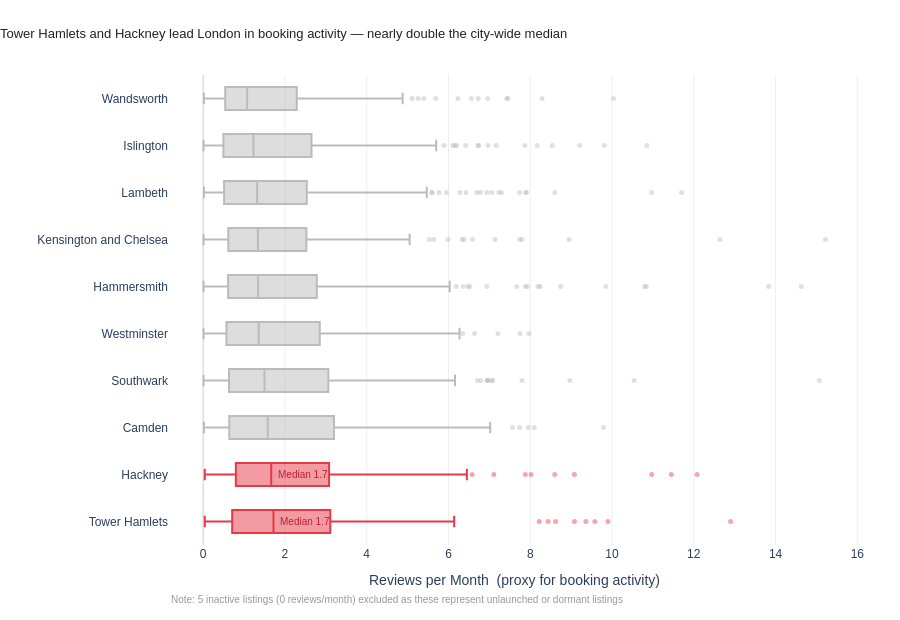

Notebook cell for this chart:
### Markdown cell above
## Task 2 — Box plot: listing activity by borough

**What to build:** A **horizontal box plot** comparing listing activity (reviews per month) across London boroughs — reviews per month is a proxy for how frequently a listing is booked.

**Requirements:**
- Horizontal orientation (borough names are long)
- Sorted by median reviews per month (most active at top)
- Highlight the **two most active** boroughs in a different colour
- Outliers shown as individual points
- Insight title naming the two busiest boroughs

> 💡 Some listings have zero reviews — these are new or inactive listings. Filter them out with before plotting

### Code cell
# Task 2
# YOUR CODE HERE

df_active = df_cap[df_cap['reviews_per_month'] > 0].copy()

borough_col = 'neighbourhood'

median_order = (
    df_active.groupby(borough_col)['reviews_per_month']
    .median()
    .sort_values(ascending=True)   # ascending=True → highest value plots at top in horizontal
    .index.tolist()
)

top2 = median_order[-2:]   # two most active

color_map = {b: ('#E63946' if b in top2 else '#BBBBBB') for b in median_order}

fig2 = px.box(
    df_active,
    y=borough_col,
    x='reviews_per_month',
    color=borough_col,
    color_discrete_map=color_map,
    orientation='h',
    points='outliers',
    category_orders={borough_col: median_order},
    labels={
        'reviews_per_month': 'Reviews per Month  (proxy for booking activity)',
        borough_col: '',
    },
    height=620,
)

fig2.update_traces(showlegend=False)

fig2.update_traces(
    marker=dict(opacity=0.45, size=5),
)

for b in top2:
    med_val = df_active.loc[df_active[borough_col] == b, 'reviews_per_month'].median()
    fig2.add_annotation(
        x=med_val + 0.12,
        y=b,
        text=f"Median {med_val:.1f}",
        showarrow=False,
        font=dict(color='#C0202E', size=10, family='Arial'),
        xanchor='left',
        yanchor='middle',
    )

n_removed = len(df[df['reviews_per_month'] == 0])
fig2.add_annotation(
    x=0, y=-0.10,
    xref='paper', yref='paper',
    text=f"Note: {n_removed} inactive listings (0 reviews/month) excluded as these represent unlaunched or dormant listings",
    font=dict(size=10, color='#999999', family='Arial'),
    showarrow=False,
    xanchor='left',
    yanchor='top',
)

fig2.update_layout(
    title=dict(
        text=(
            f"{top2[-1]} and {top2[-2]} lead London in booking activity "
            "— nearly double the city-wide median"
        ),
        font=dict(size=13, family='Arial', color='#222222'),
        x=0,
        xanchor='left',
    ),
    plot_bgcolor='white',
    paper_bgcolor='white',
    font=dict(family='Arial', size=12),
    xaxis=dict(
        gridcolor='#EEEEEE',
        title='Reviews per Month  (proxy for booking activity)',
        zeroline=True,
        zerolinecolor='#CCCCCC',
        zerolinewidth=1,
    ),
    yaxis=dict(showgrid=False),
    margin=dict(l=160, r=40, t=75, b=75),
)

fig2.show()

### Figure 1 — Plotly figure (JSON) as saved in the notebook; plotly's stock layout.template omitted (floating-point values rounded to 4 significant figures; data arrays with more than 128 entries replaced by an {"elided": "..."} marker saying what was removed)
{"data": [{"alignmentgroup": "True", "boxpoints": "outliers", "hovertemplate": "=%{y}<br>Reviews per Month  (proxy for booking activity)=%{x}<extra></extra>", "legendgroup": "Wandsworth", "marker": {"color": "#BBBBBB", "opacity": 0.45, "size": 5}, "name": "Wandsworth", "notched": false, "offsetgroup": "Wandsworth", "orientation": "h", "showlegend": false, "type": "box", "x": {"elided": "222 float values"}, "x0": " ", "xaxis": "x", "y": {"elided": "222 str values"}, "y0": " ", "yaxis": "y"}, {"alignmentgroup": "True", "boxpoints": "outliers", "hovertemplate": "=%{y}<br>Reviews per Month  (proxy for booking activity)=%{x}<extra></extra>", "legendgroup": "Islington", "marker": {"color": "#BBBBBB", "opacity": 0.45, "size": 5}, "name": "Islington", "notched": false, "offsetgroup": "Islington", "orientation": "h", "showlegend": false, "type": "box", "x": {"elided": "232 float values"}, "x0": " ", "xaxis": "x", "y": {"elided": "232 str values"}, "y0": " ", "yaxis": "y"}, {"alignmentgroup": "True", "boxpoints": "outliers", "hovertemplate": "=%{y}<br>Reviews per Month  (proxy for booking activity)=%{x}<extra></extra>", "legendgroup": "Lambeth", "marker": {"color": "#BBBBBB", "opacity": 0.45, "size": 5}, "name": "Lambeth", "notched": false, "offsetgroup": "Lambeth", "orientation": "h", "showlegend": false, "type": "box", "x": {"elided": "243 float values"}, "x0": " ", "xaxis": "x", "y": {"elided": "243 str values"}, "y0": " ", "yaxis": "y"}, {"alignmentgroup": "True", "boxpoints": "outliers", "hovertemplate": "=%{y}<br>Reviews per Month  (proxy for booking activity)=%{x}<extra></extra>", "legendgroup": "Kensington and Chelsea", "marker": {"color": "#BBBBBB", "opacity": 0.45, "size": 5}, "name": "Kensington and Chelsea", "notched": false, "offsetgroup": "Kensington and Chelsea", "orientation": "h", "showlegend": false, "type": "box", "x": {"elided": "213 float values"}, "x0": " ", "xaxis": "x", "y": {"elided": "213 str values"}, "y0": " ", "yaxis": "y"}, {"alignmentgroup": "True", "boxpoints": "outliers", "hovertemplate": "=%{y}<br>Reviews per Month  (proxy for booking activity)=%{x}<extra></extra>", "legendgroup": "Hammersmith", "marker": {"color": "#BBBBBB", "opacity": 0.45, "size": 5}, "name": "Hammersmith", "notched": false, "offsetgroup": "Hammersmith", "orientation": "h", "showlegend": false, "type": "box", "x": {"elided": "234 float values"}, "x0": " ", "xaxis": "x", "y": {"elided": "234 str values"}, "y0": " ", "yaxis": "y"}, {"alignmentgroup": "True", "boxpoints": "outliers", "hovertemplate": "=%{y}<br>Reviews per Month  (proxy for booking activity)=%{x}<extra></extra>", "legendgroup": "Westminster", "marker": {"color": "#BBBBBB", "opacity": 0.45, "size": 5}, "name": "Westminster", "notched": false, "offsetgroup": "Westminster", "orientation": "h", "showlegend": false, "type": "box", "x": {"elided": "231 float values"}, "x0": " ", "xaxis": "x", "y": {"elided": "231 str values"}, "y0": " ", "yaxis": "y"}, {"alignmentgroup": "True", "boxpoints": "outliers", "hovertemplate": "=%{y}<br>Reviews per Month  (proxy for booking activity)=%{x}<extra></extra>", "legendgroup": "Southwark", "marker": {"color": "#BBBBBB", "opacity": 0.45, "size": 5}, "name": "Southwark", "notched": false, "offsetgroup": "Southwark", "orientation": "h", "showlegend": false, "type": "box", "x": {"elided": "259 float values"}, "x0": " ", "xaxis": "x", "y": {"elided": "259 str values"}, "y0": " ", "yaxis": "y"}, {"alignmentgroup": "True", "boxpoints": "outliers", "hovertemplate": "=%{y}<br>Reviews per Month  (proxy for booking activity)=%{x}<extra></extra>", "legendgroup": "Camden", "marker": {"color": "#BBBBBB", "opacity": 0.45, "size": 5}, "name": "Camden", "notched": false, "offsetgroup": "Camden", "orientation": "h", "showlegend": false, "type": "box", "x": {"elided": "235 float values"}, "x0": " ", "xaxis": "x", "y": {"elided": "235 str values"}, "y0": " ", "yaxis": "y"}, {"alignmentgroup": "True", "boxpoints": "outliers", "hovertemplate": "=%{y}<br>Reviews per Month  (proxy for booking activity)=%{x}<extra></extra>", "legendgroup": "Hackney", "marker": {"color": "#E63946", "opacity": 0.45, "size": 5}, "name": "Hackney", "notched": false, "offsetgroup": "Hackney", "orientation": "h", "showlegend": false, "type": "box", "x": {"elided": "246 float values"}, "x0": " ", "xaxis": "x", "y": {"elided": "246 str values"}, "y0": " ", "yaxis": "y"}, {"alignmentgroup": "True", "boxpoints": "outliers", "hovertemplate": "=%{y}<br>Reviews per Month  (proxy for booking activity)=%{x}<extra></extra>", "legendgroup": "Tower Hamlets", "marker": {"color": "#E63946", "opacity": 0.45, "size": 5}, "name": "Tower Hamlets", "notched": false, "offsetgroup": "Tower Hamlets", "orientation": "h", "showlegend": false, "type": "box", "x": {"elided": "255 float values"}, "x0": " ", "xaxis": "x", "y": {"elided": "255 str values"}, "y0": " ", "yaxis": "y"}], "layout": {"annotations": [{"font": {"color": "#C0202E", "family": "Arial", "size": 10}, "showarrow": false, "text": "Median 1.7", "x": 1.785, "xanchor": "left", "y": "Hackney", "yanchor": "middle"}, {"font": {"color": "#C0202E", "family": "Arial", "size": 10}, "showarrow": false, "text": "Median 1.7", "x": 1.84, "xanchor": "left", "y": "Tower Hamlets", "yanchor": "middle"}, {"font": {"color": "#999999", "family": "Arial", "size": 10}, "showarrow": false, "text": "Note: 5 inactive listings (0 reviews/month) excluded as these represent unlaunched or dormant listings", "x": 0, "xanchor": "left", "xref": "paper", "y": -0.1, "yanchor": "top", "yref": "paper"}], "boxmode": "overlay", "font": {"family": "Arial", "size": 12}, "height": 620, "legend": {"title": {"text": ""}, "tracegroupgap": 0}, "margin": {"b": 75, "l": 160, "r": 40, "t": 75}, "paper_bgcolor": "white", "plot_bgcolor": "white", "title": {"font": {"color": "#222222", "family": "Arial", "size": 13}, "text": "Tower Hamlets and Hackney lead London in booking activity — nearly double the city-wide median", "x": 0, "xanchor": "left"}, "xaxis": {"anchor": "y", "domain": [0, 1], "gridcolor": "#EEEEEE", "title": {"text": "Reviews per Month  (proxy for booking activity)"}, "zeroline": true, "zerolinecolor": "#CCCCCC", "zerolinewidth": 1}, "yaxis": {"anchor": "x", "categoryarray": ["Tower Hamlets", "Hackney", "Camden", "Southwark", "Westminster", "Hammersmith", "Kensington and Chelsea", "Lambeth", "Islington", "Wandsworth"], "categoryorder": "array", "domain": [0, 1], "showgrid": false, "title": {"text": ""}}}}
